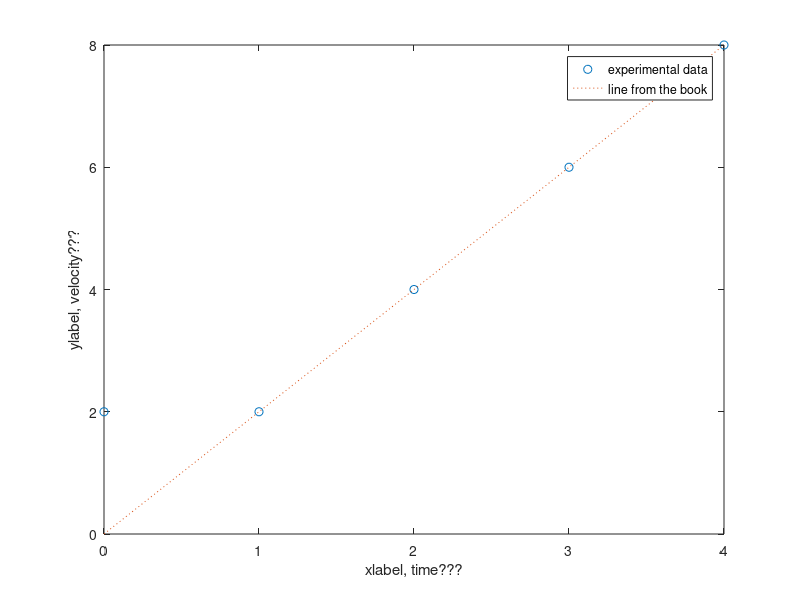

The MATLAB source for this figure:
# Nathan
# physics 221 example
# 2022-10-07

# how do you read from file? 
# https://www.mathworks.com/help/matlab/ref/csvread.html
# skip the first two rows, read all columns
R1=2;
C1=0;
exp_data=csvread(
'data.csv',
R1,
C1
);

# create 1D arrays from 2D CSV data
t = exp_data(:, 1);
v = exp_data(:, 2);
x = exp_data(:,3)  ;

# theoretical line
t_th = linspace(0,4);
v_th = t_th*2;

plot(t,v, "o", t_th,v_th, ":" )
ylabel("ylabel, velocity???");
xlabel("xlabel, time???");
legend("experimental data","line from the book");